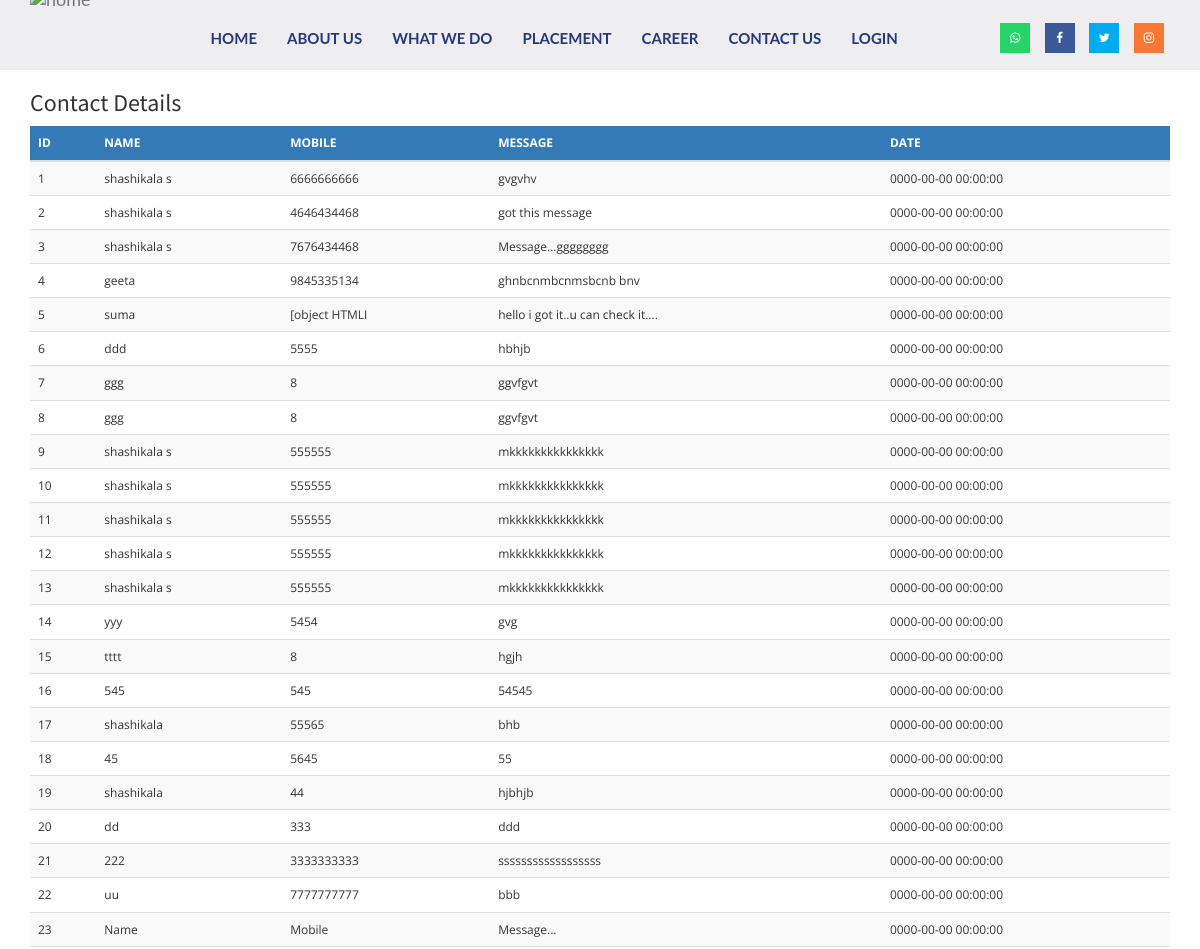
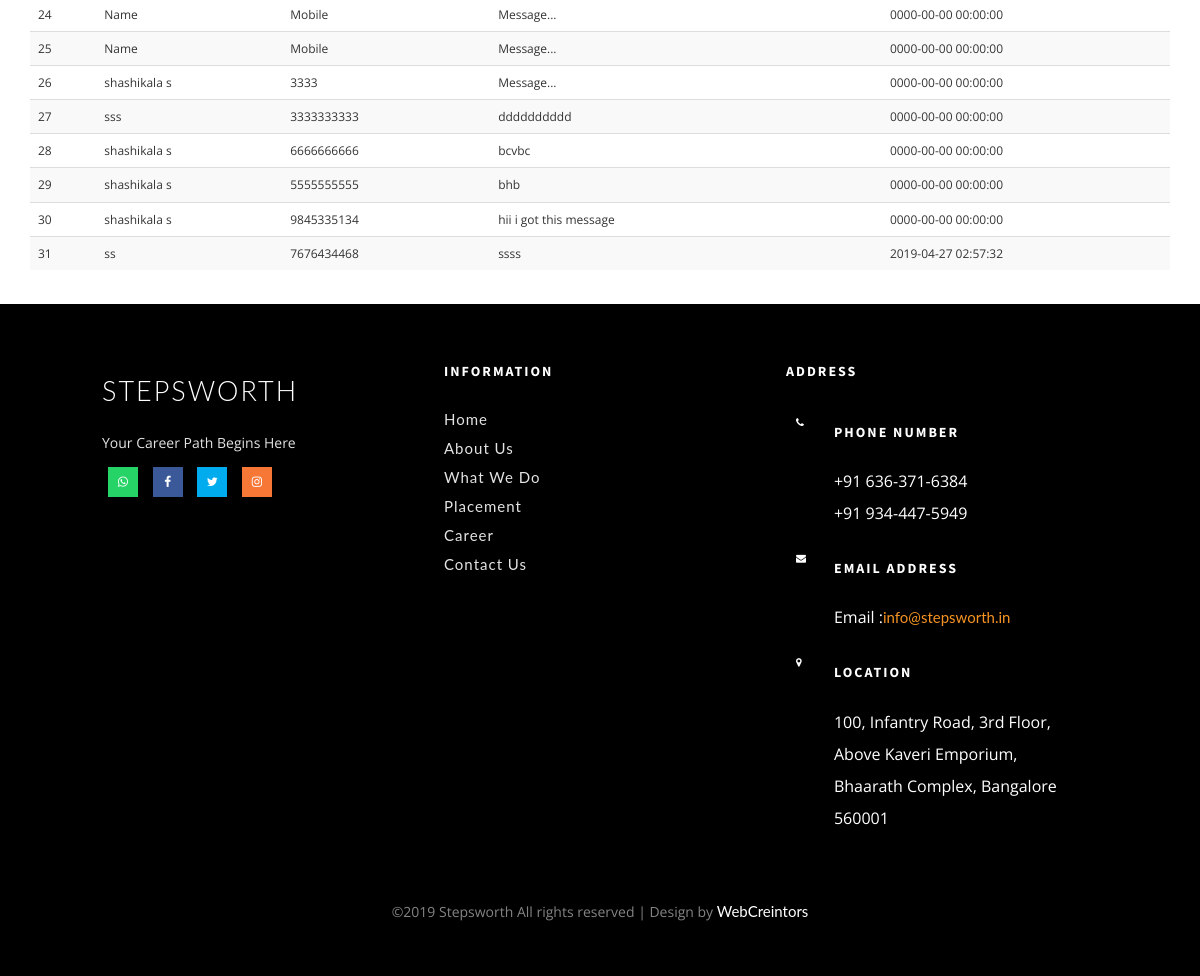
The app's page /index.php/stepsworth/contactdetail with its own data (2 pictures, top to bottom).
### tables this page shows
CREATE TABLE IF NOT EXISTS `contactus` (
  `id` int(11) NOT NULL AUTO_INCREMENT,
  `name` varchar(50) NOT NULL,
  `mobile` varchar(13) NOT NULL,
  `message` longtext NOT NULL,
  `date` datetime NOT NULL,
  PRIMARY KEY (`id`)
);

### application/views/templates.php (called while the page is built, shortened)
<?php
	$this->load->view('includes/header');
	$this->load->view($middel_body);
?>

### application/controllers/Stepsworth.php (called while the page is built, shortened)
<?php
class Stepsworth extends CI_Controller {
 	public function __construct()
	{
	$this->load->database();
	$this->load->model('Contact_modal');
	$this->load->model('Career_modal');
	$this->load->model('Adminlogin_modal');
	}
	public function contactdetail()
	{
		$data['middel_body'] = 'contactdetail';
		$this->load->view('templates',$data);
	}
}

### index.php (called while the page is built, shortened)
<?php
require_once BASEPATH.'core/CodeIgniter.php';

### application/models/Adminlogin_modal.php (called while the page is built, shortened)
<?php
class Adminlogin_modal extends CI_Model {
		 function contactdetails()
		{
			$query = $this->db->get('contactus');
            return $query->result();
		}
}
?>

### application/views/contactdetail.php (the view, shortened to what this page needs)
<div class="container">
    <div class="col-md-16">
        <h3>Contact Details</h3>
          <table class="table table-striped" style="font-size: 12px;">
        <thead class="btn-primary">
            <th>ID</th>
            <th>NAME</th>
            <th>MOBILE</th>
            <th>MESSAGE</th>
            <th>DATE</th>
        </thead>
        <tbody>
            <?php
            $i=0;
                foreach($this->Adminlogin_modal->contactdetails() as $row)
                {
                  $i++;
                    echo "<tr>
                                <td>$i</td>
                                <td>$row->name</td>
                                <td>$row->mobile</td>
                                <td>$row->message</td>
                                <td>$row->date</td>
                    </tr>";
                }
            ?>
        </tbody>
    </table>
    </div>
  <br/>
</div>

### assets/css/style.css (style rules this page uses)
body,span,label { padding:0; margin:0; font-family: 'Open Sans', sans-serif; font-size: 100%; }
h1,h2,h3,h4,h5,h6 { font-family: 'Source Sans Pro', sans-serif; transition:0.5s all; -webkit-transition:0.5s all; -moz-transition:0.5s all; -o-transition:0.5s all; -ms-transition:0.5s all; text-transform: capitalize; }

### assets/css/lightbox.css (style rules this page uses)
body:after { content: url(../images/close.png) url(../images/loading.gif) url(../images/prev.png) url(../images/next.png); display: none; }

### records on screen
contactus: name "shashikala s", mobile "6666666666", message "gvgvhv", date "0000-00-00 00:00:00"
contactus: name "shashikala s", mobile "4646434468", message "got this message", date "0000-00-00 00:00:00"
contactus: name "shashikala s", mobile "7676434468", message "Message...gggggggg", date "0000-00-00 00:00:00"
contactus: name "geeta", mobile "9845335134", message "ghnbcnmbcnmsbcnb bnv", date "0000-00-00 00:00:00"
contactus: name "suma", mobile "[object HTMLI", message "hello i got it..u can check it....", date "0000-00-00 00:00:00"
contactus: name "ddd", mobile "5555", message "hbhjb", date "0000-00-00 00:00:00"
contactus: name "ggg", mobile "8", message "ggvfgvt", date "0000-00-00 00:00:00"
contactus: name "ggg", mobile "8", message "ggvfgvt", date "0000-00-00 00:00:00"
contactus: name "shashikala s", mobile "555555", message "mkkkkkkkkkkkkkkk", date "0000-00-00 00:00:00"
contactus: name "shashikala s", mobile "555555", message "mkkkkkkkkkkkkkkk", date "0000-00-00 00:00:00"
contactus: name "shashikala s", mobile "555555", message "mkkkkkkkkkkkkkkk", date "0000-00-00 00:00:00"
contactus: name "shashikala s", mobile "555555", message "mkkkkkkkkkkkkkkk", date "0000-00-00 00:00:00"
contactus: name "shashikala s", mobile "555555", message "mkkkkkkkkkkkkkkk", date "0000-00-00 00:00:00"
contactus: name "yyy", mobile "5454", message "gvg", date "0000-00-00 00:00:00"
contactus: name "tttt", mobile "8", message "hgjh", date "0000-00-00 00:00:00"
contactus: name "545", mobile "545", message "54545", date "0000-00-00 00:00:00"
contactus: name "shashikala", mobile "55565", message "bhb", date "0000-00-00 00:00:00"
contactus: name "45", mobile "5645", message "55", date "0000-00-00 00:00:00"
contactus: name "shashikala", mobile "44", message "hjbhjb", date "0000-00-00 00:00:00"
contactus: name "dd", mobile "333", message "ddd", date "0000-00-00 00:00:00"
contactus: name "222", mobile "3333333333", message "ssssssssssssssssss", date "0000-00-00 00:00:00"
contactus: name "uu", mobile "7777777777", message "bbb", date "0000-00-00 00:00:00"
contactus: name "Name", mobile "Mobile", message "Message...", date "0000-00-00 00:00:00"
contactus: name "Name", mobile "Mobile", message "Message...", date "0000-00-00 00:00:00"
contactus: name "Name", mobile "Mobile", message "Message...", date "0000-00-00 00:00:00"
contactus: name "shashikala s", mobile "3333", message "Message...", date "0000-00-00 00:00:00"
contactus: name "sss", mobile "3333333333", message "dddddddddd", date "0000-00-00 00:00:00"
contactus: name "shashikala s", mobile "6666666666", message "bcvbc", date "0000-00-00 00:00:00"
contactus: name "shashikala s", mobile "5555555555", message "bhb", date "0000-00-00 00:00:00"
contactus: name "shashikala s", mobile "9845335134", message "hii i got this message", date "0000-00-00 00:00:00"
contactus: name "ss", mobile "7676434468", message "ssss", date "2019-04-27 02:57:32"
